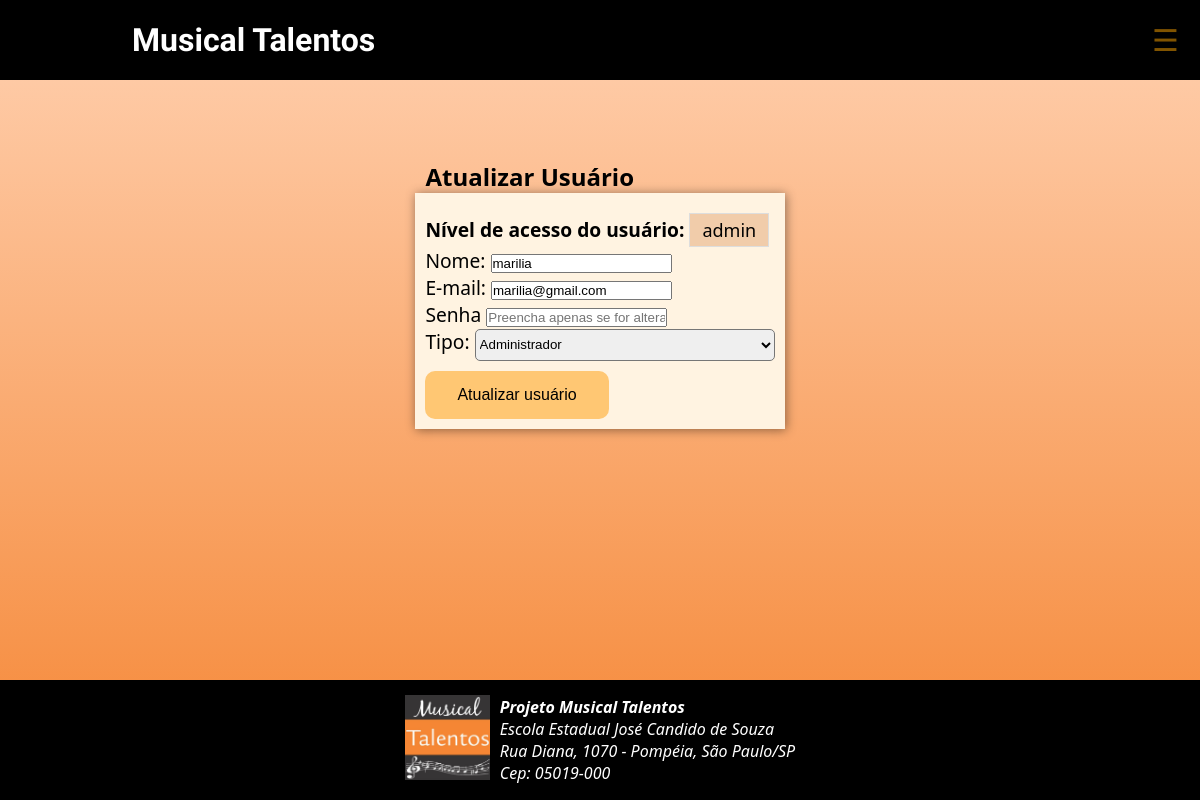
Screenshot of /admin/usuario-atualiza.php?id=4 (signed in) with the database file from the repository.
### tables this page shows
CREATE TABLE `usuarios` (
  `id` smallint(6) NOT NULL,
  `nome` varchar(45) NOT NULL,
  `email` varchar(40) NOT NULL,
  `senha` varchar(255) NOT NULL,
  `tipo` enum('admin','editor') NOT NULL
);

### inc/funcoes-usuarios.php (called while the page is built, shortened)
<?php
function lerUmUsuario(mysqli $conexao, int $id):array{
    $sql = "SELECT id, nome, email, senha, tipo FROM usuarios
    WHERE id = $id";
    $resultado = mysqli_query($conexao, $sql) or die(mysqli_error($conexao));
    return mysqli_fetch_assoc($resultado);
}

### admin/usuario-atualiza.php (the view, shortened to what this page needs)
<?php
require "../inc/funcoes-usuarios.php";
require "../inc/cabecalho-admin.php";
$id = filter_input(INPUT_GET, 'id', FILTER_SANITIZE_NUMBER_INT);
$usuario = lerUmUsuario($conexao, $id);
?>
<div class="conteudo limitador">
  <article class="col-12 bg-white rounded shadow my-1 py-4">
    <h2 class="text-center">Atualizar Usuário</h2>
    <form class="mx-auto w-75" action="" method="post" id="form-atualizar" name="form-atualizar">
      <div class="form-group">
      <b>Nível de acesso do usuário: </b><span class="button-outro"><?=$_SESSION['tipo']?></span> <br>
        <label for="nome">Nome: </label>
        <input value=<?=$usuario['nome'] ?>  class="" required type="text" id="nome" name="nome" >
      </div>
      <div class="form-group">
        <label for="email">E-mail:</label>
        <input value=<?=$usuario['email'] ?> class="" required type="email" id="email" name="email" >
      </div>
      <div class="form-group">
        <label for="nova-senha">Senha</label>
        <input class="" type="password" id="senha" name="senha" placeholder="Preencha apenas se for alterar">
      </div>
      <div class="form-group">
        <label for="tipo">Tipo:</label>
        <select class="custom-select" name="tipo" id="tipo" required>
        <option
          <?php if($usuario['tipo'] == 'admin') echo " selected "; ?>
          value="admin">Administrador
        </option>
        </select>
      </div>
      <button class="button" name="atualizar">Atualizar usuário</button>
    </form>
  </article>
</div>
<?php
require "../inc/rodape-admin.php";
?>

### css/style.css (style rules this page uses)
* { padding: 0; margin: 0; box-sizing: border-box; }
body { font-family: 'Segoe UI', Tahoma, Geneva, Verdana, sans-serif; background: linear-gradient(to bottom, #ffd1b1, #f58634); display: flex; flex-direction: column; min-height: 100vh; }
.limitador { max-width: 1000px; margin: auto; text-align: justify; }
.conteudo { margin-top: 5rem; max-width: 700px; ; }
form { font-size: 1.2rem; padding: 10px; background-color: rgb(255, 243, 225); box-shadow: 1px 1px 10px rgba(0, 0, 0, 0.445); }
select { height: 2rem; width: 300px; border-radius: 5px; }
.button { background-color: #ffc773; border: none; border-radius: 10px; color: rgb(0, 0, 0); padding: 15px 32px; text-align: center; text-decoration: none; display: inline-block; font-size: 16px; margin-top: 10px; }
h2 { margin-left: 10px; }
.button-outro { background-color: #f1ccaa; border: none; color: rgb(0, 0, 0); padding: 4px 12px; text-align: center; text-decoration: none; display: inline-block; font-size: 18px; margin-top: 10px; border: 1px solid #ddd; }

### rows the page displays
usuarios: nome "marilia", email "marilia@gmail.com", tipo "Administrador"

### other values shown
$_SESSION['tipo'] "admin"
